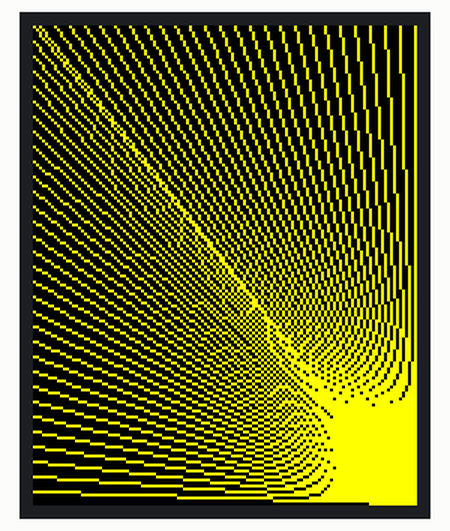
Recording of a sketch running on a simulated Arduino Uno, built with avr-gcc and run on an emulated ATmega328P. On the bench: 128×160 colour display. Random numbers use the default seed unless the sketch sets one.

Above: at 2.2 s.
At 4.4 s:
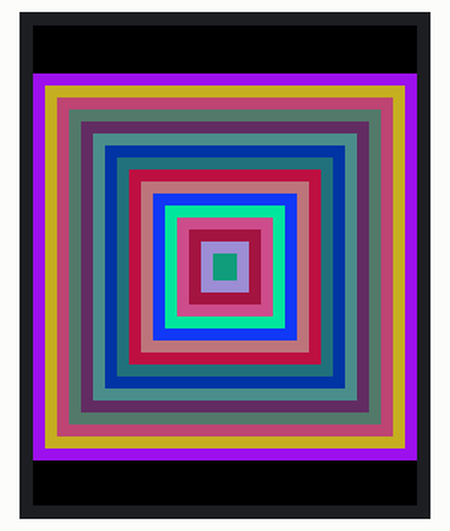
At 5.0 s:
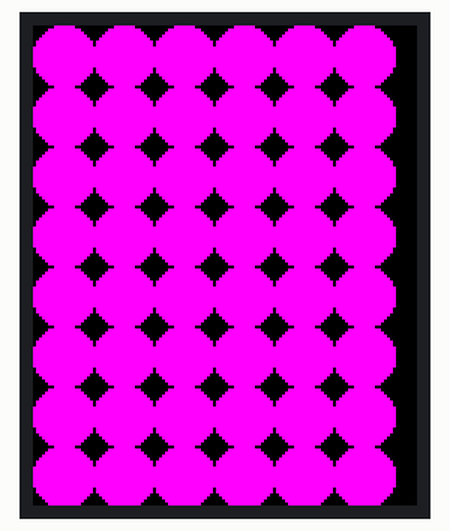
At 6.2 s:
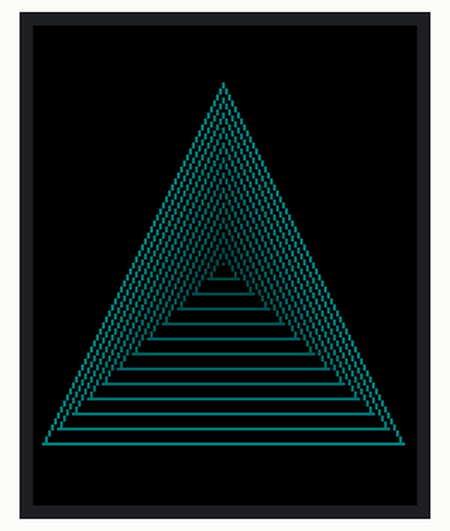
At 8.3 s:
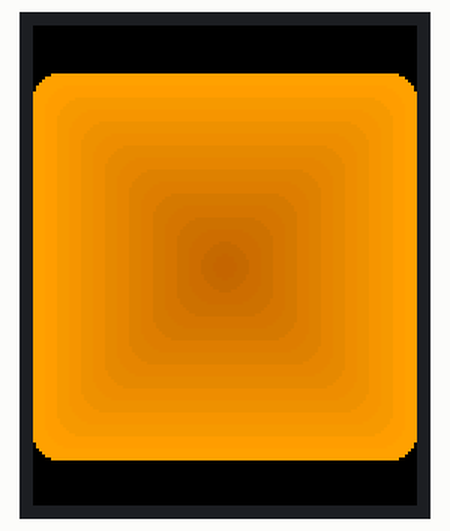
At 11.3 s:
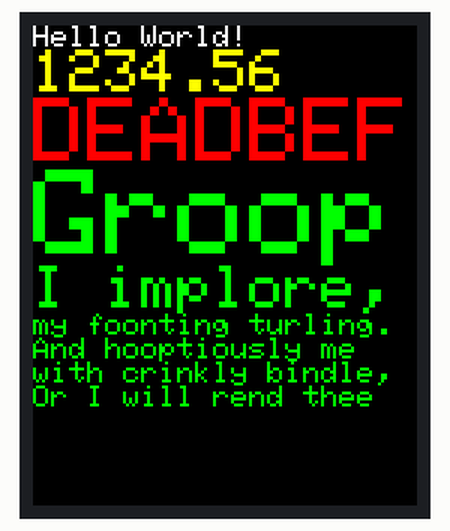

The sketch:

ST7735S_test.ino
```cpp
// IMPORTANT: LCDWIKI_SPI LIBRARY MUST BE SPECIFICALLY
// CONFIGURED FOR EITHER THE TFT SHIELD OR THE BREAKOUT BOARD.

//This program is a demo of how to display picture and
//how to use rotate function to display string.

//Set the pins to the correct ones for your development shield or breakout board.
//when using the BREAKOUT BOARD only and using these software spi lines to the LCD,
//there is no MISO pin and You can use any free pin to define the pins,for example
//pin usage as follow:
//             CS  CD  RST  MOSI  MISO  CLK  LED
//Arduino Uno  A5  A3  A4   A2    NONE  A1   A3
//Arduino Mega A5  A3  A4   A2    NONE  A1   A3

//when using the BREAKOUT BOARD only and using these hardware spi lines to the LCD,
//there is no MISO pin
//the MOSI pin and CLK pin is defined by the system and can't be modified.
//other pins can be defined by youself,for example
//pin usage as follow:
//             CS  CD  RST  MOSI  MISO  CLK  LED
//Arduino Uno  10  9   8    11    NONE  13   A3
//Arduino Mega 10  9   8    51    NONE  52   A3

//Remember to set the pins to suit your display module!

#include <LCDWIKI_GUI.h> //Core graphics library
#include <LCDWIKI_SPI.h> //Hardware-specific library

//the definiens of software spi mode as follow:
//if the IC model is known or the modules is unreadable,you can use this constructed function
LCDWIKI_SPI mylcd(ST7735S, A5, A3, -1, A2, A4, A1, A3); //software spi,model,cs,cd,miso,mosi,reset,clk,led
//LCDWIKI_SPI mylcd(SSD1283A,A5,A3,-1,A2,A4,A1,A3);//software spi,model,cs,cd,miso,mosi,reset,clk,led

//if the IC model is not known and the modules is readable,you can use this constructed function
//LCDWIKI_SPI mylcd(160,128,A5,A3,-1,A2,A4,A1,A3);//software spi,model,cs,cd,miso,mosi,reset,clk
//LCDWIKI_SPI mylcd(130,130,A5,A3,-1,A2,A4,A1,A3);//software spi,model,cs,cd,miso,mosi,reset,clk

//the definiens of hardware spi mode as follow:
//if the IC model is known or the modules is unreadable,you can use this constructed function
//LCDWIKI_SPI mylcd(ST7735S,10,9,8,A4); //hardware spi,cs,cd,reset
//LCDWIKI_SPI mylcd(SSD1283A,A1,A5,A2,A3); //hardware spi,cs,cd,reset

//if the IC model is not known and the modules is readable,you can use this constructed function
//LCDWIKI_SPI mylcd(160,128,10,9,8,A3); //hardware spi,cs,cd,reset
//LCDWIKI_SPI mylcd(130,130,10,9,8,A3); //hardware spi,cs,cd,reset

#define  BLACK   0x0000
#define BLUE    0x001F
#define RED     0xF800
#define GREEN   0x07E0
#define CYAN    0x07FF
#define MAGENTA 0xF81F
#define YELLOW  0xFFE0
#define WHITE   0xFFFF

void fill_screen_test()
{
  mylcd.Fill_Screen(BLACK);
  mylcd.Fill_Screen(RED);
  mylcd.Fill_Screen(GREEN);
  mylcd.Fill_Screen(BLUE);
  mylcd.Fill_Screen(BLACK);
}

void text_test()
{
  mylcd.Set_Text_Mode(0);

  mylcd.Fill_Screen(BLACK);
  mylcd.Set_Text_Back_colour(BLACK);
  mylcd.Set_Text_colour(WHITE);
  mylcd.Set_Text_Size(1);
  mylcd.Print_String("Hello World!", 0, 0);

  mylcd.Set_Text_colour(YELLOW);
  mylcd.Set_Text_Size(2);
  mylcd.Print_Number_Float(1234.56, 2, 0, 8, '.', 0, ' ');

  mylcd.Set_Text_colour(RED);
  mylcd.Set_Text_Size(3);
  mylcd.Print_Number_Int(0xDEADBEF, 0, 24, 0, ' ', 16);

  mylcd.Set_Text_colour(GREEN);
  mylcd.Set_Text_Size(4);
  mylcd.Print_String("Groop", 0, 48);

  mylcd.Set_Text_Size(2);
  mylcd.Print_String("I implore,", 0, 80);

  mylcd.Set_Text_Size(1);
  mylcd.Print_String("my foonting turling.", 0, 96);
  mylcd.Print_String("And hooptiously me", 0, 104);
  mylcd.Print_String("with crinkly bindle,", 0, 112);
  mylcd.Print_String("Or I will rend thee", 0, 120);
}

void lines_test(void)
{
  mylcd.Fill_Screen(BLACK);
  mylcd.Set_Draw_color(GREEN);
  int i = 0;
  for (i = 0; i < mylcd.Get_Display_Width(); i += 5)
  {
    mylcd.Draw_Line(0, 0, i, mylcd.Get_Display_Height() - 1);
  }
  for (i = mylcd.Get_Display_Height() - 1; i >= 0; i -= 5)
  {
    mylcd.Draw_Line(0, 0, mylcd.Get_Display_Width() - 1, i);
  }

  mylcd.Fill_Screen(BLACK);
  mylcd.Set_Draw_color(RED);
  for (i = mylcd.Get_Display_Width() - 1; i >= 0; i -= 5)
  {
    mylcd.Draw_Line(mylcd.Get_Display_Width() - 1, 0, i, mylcd.Get_Display_Height() - 1);
  }
  for (i = mylcd.Get_Display_Height() - 1; i >= 0; i -= 5)
  {
    mylcd.Draw_Line(mylcd.Get_Display_Width() - 1, 0, 0, i);
  }

  mylcd.Fill_Screen(BLACK);
  mylcd.Set_Draw_color(BLUE);
  for (i = 0; i < mylcd.Get_Display_Width(); i += 5)
  {
    mylcd.Draw_Line(0, mylcd.Get_Display_Height() - 1, i, 0);
  }
  for (i = 0; i < mylcd.Get_Display_Height(); i += 5)
  {
    mylcd.Draw_Line(0, mylcd.Get_Display_Height() - 1, mylcd.Get_Display_Width() - 1, i);
  }

  mylcd.Fill_Screen(BLACK);
  mylcd.Set_Draw_color(YELLOW);
  for (i = mylcd.Get_Display_Width() - 1; i >= 0; i -= 5)
  {
    mylcd.Draw_Line(mylcd.Get_Display_Width() - 1, mylcd.Get_Display_Height() - 1, i, 0);
  }
  for (i = 0; i < mylcd.Get_Display_Height(); i += 5)
  {
    mylcd.Draw_Line(mylcd.Get_Display_Width() - 1, mylcd.Get_Display_Height() - 1, 0, i);
  }
}

void h_l_lines_test(void)
{
  int i = 0;
  mylcd.Fill_Screen(BLACK);
  mylcd.Set_Draw_color(GREEN);
  for (i = 0; i < mylcd.Get_Display_Height(); i += 5)
  {
    mylcd.Draw_Fast_HLine(0, i, mylcd.Get_Display_Width());
    delay(5);
  }
  mylcd.Set_Draw_color(BLUE);
  for (i = 0; i < mylcd.Get_Display_Width(); i += 5)
  {
    mylcd.Draw_Fast_VLine(i, 0, mylcd.Get_Display_Height());
    delay(5);
  }
}

void rectangle_test(void)
{
  int i = 0;
  mylcd.Fill_Screen(BLACK);
  mylcd.Set_Draw_color(GREEN);
  for (i = 0; i < mylcd.Get_Display_Width() / 2; i += 4)
  {
    mylcd.Draw_Rectangle(i, (mylcd.Get_Display_Height() - mylcd.Get_Display_Width()) / 2 + i, mylcd.Get_Display_Width() - 1 - i, mylcd.Get_Display_Height() - (mylcd.Get_Display_Height() - mylcd.Get_Display_Width()) / 2 - i);
    delay(5);
  }
}

void fill_rectangle_test(void)
{
  int i = 0;
  mylcd.Fill_Screen(BLACK);
  mylcd.Set_Draw_color(YELLOW);
  mylcd.Fill_Rectangle(0, (mylcd.Get_Display_Height() - mylcd.Get_Display_Width()) / 2, mylcd.Get_Display_Width() - 1, mylcd.Get_Display_Height() - (mylcd.Get_Display_Height() - mylcd.Get_Display_Width()) / 2);
  mylcd.Set_Draw_color(MAGENTA);
  for (i = 0; i < mylcd.Get_Display_Width() / 2; i += 4)
  {
    mylcd.Draw_Rectangle(i, (mylcd.Get_Display_Height() - mylcd.Get_Display_Width()) / 2 + i, mylcd.Get_Display_Width() - 1 - i, mylcd.Get_Display_Height() - (mylcd.Get_Display_Height() - mylcd.Get_Display_Width()) / 2 - i);
    delay(5);
  }
  for (i = 0; i < mylcd.Get_Display_Width() / 2; i += 4)
  {
    mylcd.Set_Draw_color(random(255), random(255), random(255));
    mylcd.Fill_Rectangle(i, (mylcd.Get_Display_Height() - mylcd.Get_Display_Width()) / 2 + i, mylcd.Get_Display_Width() - 1 - i, mylcd.Get_Display_Height() - (mylcd.Get_Display_Height() - mylcd.Get_Display_Width()) / 2 - i);
    delay(5);
  }
}

void fill_circles_test(void)
{
  int r = 10, i = 0, j = 0;
  mylcd.Fill_Screen(BLACK);
  mylcd.Set_Draw_color(MAGENTA);
  for (i = r; i < mylcd.Get_Display_Width(); i += 2 * r)
  {
    for (j = r; j < mylcd.Get_Display_Height(); j += 2 * r)
    {
      mylcd.Fill_Circle(i, j, r);
    }
  }
}

void circles_test(void)
{
  int r = 10, i = 0, j = 0;
  mylcd.Set_Draw_color(GREEN);
  for (i = 0; i < mylcd.Get_Display_Width() + r; i += 2 * r)
  {
    for (j = 0; j < mylcd.Get_Display_Height() + r; j += 2 * r)
    {
      mylcd.Draw_Circle(i, j, r);
    }
  }
}

void triangles_test(void)
{
  int i = 0;
  mylcd.Fill_Screen(BLACK);
  for (i = 0; i < mylcd.Get_Display_Width() / 2; i += 5)
  {
    mylcd.Set_Draw_color(0, i + 64, i + 64);
    mylcd.Draw_Triangle(mylcd.Get_Display_Width() / 2 - 1, mylcd.Get_Display_Height() / 2 - 1 - i,
                        mylcd.Get_Display_Width() / 2 - 1 - i, mylcd.Get_Display_Height() / 2 - 1 + i,
                        mylcd.Get_Display_Width() / 2 - 1 + i, mylcd.Get_Display_Height() / 2 - 1 + i);
  }
}

void fill_triangles_test(void)
{
  int i = 0;
  mylcd.Fill_Screen(BLACK);
  for (i = mylcd.Get_Display_Width() / 2 - 1; i > 0; i -= 5)
  {

    mylcd.Set_Draw_color(0, i + 64, i + 64);
    mylcd.Fill_Triangle(mylcd.Get_Display_Width() / 2 - 1, mylcd.Get_Display_Height() / 2 - 1 - i,
                        mylcd.Get_Display_Width() / 2 - 1 - i, mylcd.Get_Display_Height() / 2 - 1 + i,
                        mylcd.Get_Display_Width() / 2 - 1 + i, mylcd.Get_Display_Height() / 2 - 1 + i);
    mylcd.Set_Draw_color(i, 0, i);
    mylcd.Draw_Triangle(mylcd.Get_Display_Width() / 2 - 1, mylcd.Get_Display_Height() / 2 - 1 - i,
                        mylcd.Get_Display_Width() / 2 - 1 - i, mylcd.Get_Display_Height() / 2 - 1 + i,
                        mylcd.Get_Display_Width() / 2 - 1 + i, mylcd.Get_Display_Height() / 2 - 1 + i);
  }
}

void round_rectangle(void)
{
  int i = 0;
  mylcd.Fill_Screen(BLACK);
  for (i = 0; i < mylcd.Get_Display_Width() / 2; i += 4)
  {
    mylcd.Set_Draw_color(255 - i, 0, 160 - i);
    mylcd.Draw_Round_Rectangle(i, (mylcd.Get_Display_Height() - mylcd.Get_Display_Width()) / 2 + i, mylcd.Get_Display_Width() - 1 - i, mylcd.Get_Display_Height() - (mylcd.Get_Display_Height() - mylcd.Get_Display_Width()) / 2 - i, 8);
    delay(5);
  }
}

void fill_round_rectangle(void)
{
  int i = 0;
  mylcd.Fill_Screen(BLACK);
  for (i = 0; i < mylcd.Get_Display_Width() / 2; i += 4)
  {
    mylcd.Set_Draw_color(255 - i, 160 - i, 0);
    mylcd.Fill_Round_Rectangle(i, (mylcd.Get_Display_Height() - mylcd.Get_Display_Width()) / 2 + i, mylcd.Get_Display_Width() - 1 - i, mylcd.Get_Display_Height() - (mylcd.Get_Display_Height() - mylcd.Get_Display_Width()) / 2 - i, 8);
    delay(5);
  }
}

void setup()
{
  mylcd.Init_LCD();
  fill_screen_test();
  delay(500);
  text_test();
  delay(500);
  lines_test();
  delay(500);
  h_l_lines_test();
  delay(500);
  rectangle_test();
  delay(500);
  fill_rectangle_test();
  delay(500);
  fill_circles_test();
  delay(500);
  circles_test();
  delay(500);
  triangles_test();
  delay(500);
  fill_triangles_test();
  delay(500);
  round_rectangle();
  delay(500);
  fill_round_rectangle();
  delay(3000);
}

void loop()
{
  for (uint8_t rotation = 0; rotation < 4; rotation++)
  {
    mylcd.Set_Rotation(2);
    text_test();
    delay(2000);
  }
}
```

Measured:
- what the display in image 0 shows lasts 0.5 s, from 2.1 s to 2.6 s
- what the display in image 1 shows lasts 0.6 s, from 4.4 s to 5.0 s
- what the display in image 3 shows lasts 0.8 s, from 6.1 s to 6.9 s
- what the display in image 4 shows lasts 3.1 s, from 8.2 s to 11.3 s
